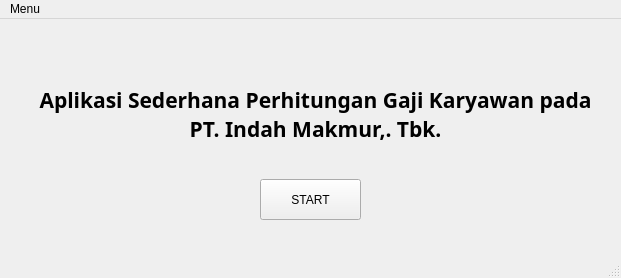
<?xml version="1.0" encoding="UTF-8"?>
<ui version="4.0">
 <class>MainWindow</class>
 <widget class="QMainWindow" name="MainWindow">
  <property name="geometry">
   <rect>
    <x>0</x>
    <y>0</y>
    <width>621</width>
    <height>278</height>
   </rect>
  </property>
  <property name="windowTitle">
   <string>MainWindow</string>
  </property>
  <widget class="QWidget" name="centralwidget">
   <widget class="QLabel" name="label">
    <property name="geometry">
     <rect>
      <x>30</x>
      <y>50</y>
      <width>571</width>
      <height>91</height>
     </rect>
    </property>
    <property name="font">
     <font>
      <family>Microsoft New Tai Lue</family>
      <pointsize>16</pointsize>
      <weight>75</weight>
      <bold>true</bold>
     </font>
    </property>
    <property name="text">
     <string>Aplikasi Sederhana Perhitungan Gaji Karyawan pada PT. Indah Makmur,. Tbk.</string>
    </property>
    <property name="alignment">
     <set>Qt::AlignCenter</set>
    </property>
    <property name="wordWrap">
     <bool>true</bool>
    </property>
   </widget>
   <widget class="QPushButton" name="pushButton">
    <property name="geometry">
     <rect>
      <x>260</x>
      <y>160</y>
      <width>101</width>
      <height>41</height>
     </rect>
    </property>
    <property name="text">
     <string>START</string>
    </property>
   </widget>
  </widget>
  <widget class="QMenuBar" name="menubar">
   <property name="geometry">
    <rect>
     <x>0</x>
     <y>0</y>
     <width>621</width>
     <height>26</height>
    </rect>
   </property>
   <widget class="QMenu" name="menuMenu">
    <property name="title">
     <string>Menu</string>
    </property>
    <addaction name="actionTentang_Aplikasi"/>
    <addaction name="actionKeluar"/>
   </widget>
   <addaction name="menuMenu"/>
  </widget>
  <widget class="QStatusBar" name="statusbar"/>
  <action name="actionTentang_Aplikasi">
   <property name="text">
    <string>Tentang Aplikasi</string>
   </property>
  </action>
  <action name="actionKeluar">
   <property name="text">
    <string>Keluar</string>
   </property>
  </action>
 </widget>
 <resources/>
 <connections/>
</ui>
